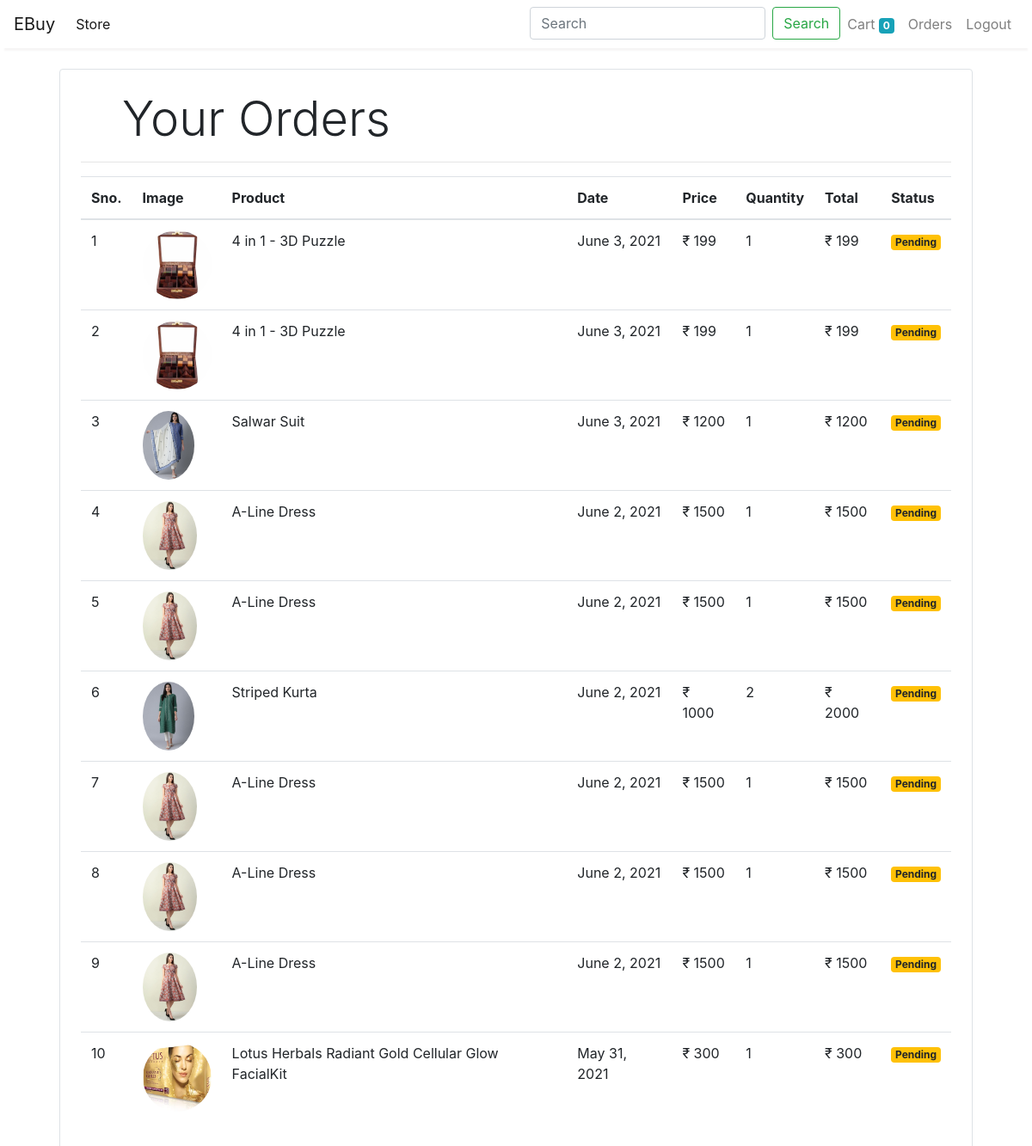
The page /orders (signed in) on the database as committed earlier.
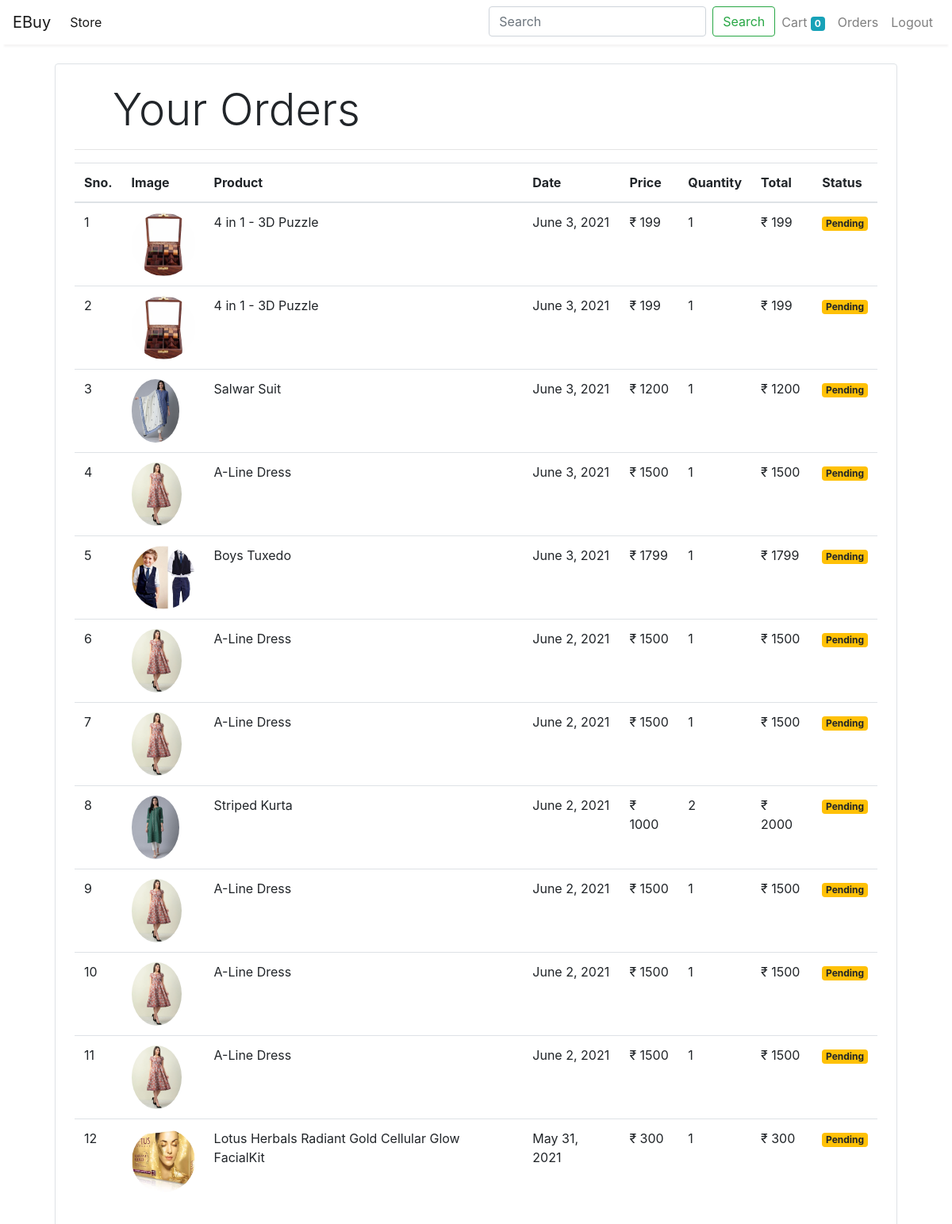
The same page on the database as committed later.
### store/models/orders.py (models this page shows, shortened)
class Order(models.Model):
    product = models.ForeignKey(Product, on_delete=models.CASCADE)
    customer = models.ForeignKey(Customer, on_delete=models.CASCADE)
    quantity = models.IntegerField(default=1)
    price = models.IntegerField()
    address = models.CharField(max_length=250, default='',blank=True)
    phone = models.CharField(max_length=10,default='',blank=True)
    date = models.DateField(default=datetime.datetime.today)
    status = models.BooleanField(default=False)
    @staticmethod
    def get_orders_by_customer(customer_id):
        return Order.objects.filter(customer = customer_id).order_by('-date')

### store/models/products.py (models this page shows, shortened)
class Product(models.Model):
    name = models.CharField(max_length=50)
    price = models.IntegerField(default=0)
    category = models.ForeignKey(Category, on_delete=models.CASCADE,default=1)
    sub_category = models.ForeignKey(SubCategory, on_delete=models.CASCADE,default=1)
    description = models.CharField(max_length=50,default='',null = True,blank = True)
    image = models.ImageField(upload_to='uploads/product/')

### store/middlewares/auth.py (the view)
    def middleware(request):
        returnUrl = request.META['PATH_INFO']
        if not request.session.get('customer'):
            return redirect(f'login?return_url={returnUrl}')
        response = get_response(request)
        return response

### store/templatetags/custom_filter.py (called while the page is built)
@register.filter(name='currency')
def currency(number):
    return "₹ "+str(number)

@register.filter(name='multiply')
def multiply(number, number1):
    return number * number1

### store/views/orders.py (called while the page is built)
    def get(self, request):
        customer = request.session.get('customer')
        order = Order.get_orders_by_customer(customer)
        return render(request,'orders.html', {'orders': order})

### store/templates/orders.html
{% extends 'base.html' %}
{% block content %}
{% load cart %}
{% load custom_filter %}
<div class = "container">
    <div class="border rounded p-4 m-4">
        <p class="display-4 pl-4 ml-4">Your Orders</p>
        <hr>
        <table class="table">
            <thead>
                <tr>
                    <th>Sno.</th>
                    <th>Image</th>
                    <th>Product</th>
                    <th>Date</th>
                    <th>Price</th>
                    <th>Quantity</th>
                    <th>Total</th>
                    <th>Status</th>
                </tr>
            </thead>
            <tbody>
                {% for order in orders %}
                <tr>
                    <td>{{forloop.counter}}</td>
                    <td><img style="height: 80px; " class="rounded-circle" src="{{order.product.image.url}}" alt=""></td>
                    <td>{{order.product.name}}</td>
                    <td>{{order.date}}</td>
                    <td>{{order.price|currency}}</td>
                    <td>{{order.quantity}}</td>
                    <td>{{order.quantity|multiply:order.price|currency}}</td>
                    {% if order.status %}
                    <td><span class="badge badge-success">Completed</span></td>
                    {%else%}
                    <td><span class="badge badge-warning">Pending</span></td>
                    {% endif %}
                </tr>
                {% endfor %}
            </tbody>
        </table>
    </div>
</div>
{% endblock %}

Rows that differ between the two databases and show on the page:
added Order: product.image (picture), product.name "A-Line Dress", date "June 3, 2021", price "₹ 1500", quantity "1", quantity|multiply "₹ 1500", status "Pending"
added Order: product.image (picture), product.name "Boys Tuxedo", date "June 3, 2021", price "₹ 1799", quantity "1", quantity|multiply "₹ 1799", status "Pending"
